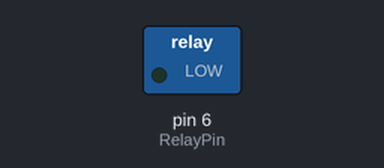
Simulated run of this sketch. Board: Arduino Uno, built with avr-gcc and run on an emulated ATmega328P. Shown: switched loads named in the sketch (green lamp = pin HIGH). Dashed ring = blinking.

Above: at 0.5 s.
Timing chart, 0 to 4.6 s (numbered marks = the images above):
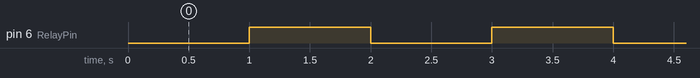

The sketch:

relay_arduino.ino
```cpp
int RelayPin = 6;


void setup() {
  // Set RelayPin as an output pin
  pinMode(RelayPin, OUTPUT);
}


void loop() {
  // Let's turn on the relay...
  digitalWrite(RelayPin, LOW);
  delay(1000);

  // Let's turn off the relay...
  digitalWrite(RelayPin, HIGH);
  delay(1000);
}
```

Measured:
- by itself, pin 6 (RelayPin): alternates HIGH for 1.0 s and LOW for 1.0 s
